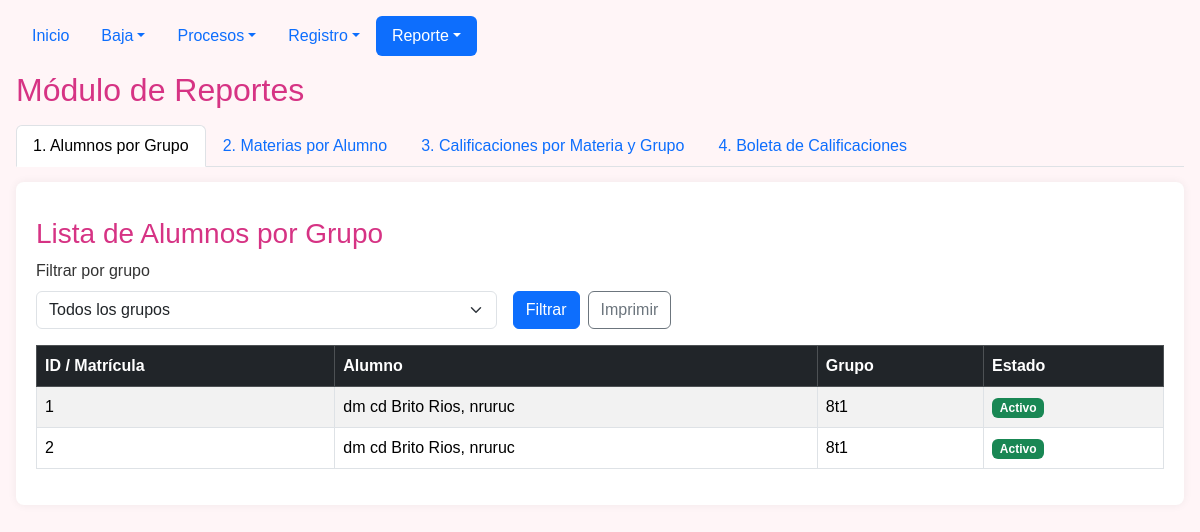
The app's page /Escuela/reportes/rep_general.php with its own data.
### tables this page shows
CREATE TABLE `alumnos` (
  `id` int(11) NOT NULL,
  `nombre` varchar(50) NOT NULL,
  `apaterno` varchar(50) NOT NULL,
  `amaterno` varchar(50) DEFAULT NULL,
  `dom` varchar(100) DEFAULT NULL,
  `mail` varchar(100) DEFAULT NULL,
  `tel` varchar(20) DEFAULT NULL,
  `id_grupo` varchar(50) DEFAULT NULL,
  `estatus` int(11) DEFAULT 1
);

### Escuela/reportes/rep_general.php (the view, shortened to what this page needs)
<?php
$servidor = "localhost";
$usuario  = "root";
$clave    = "";
$base     = "escuela";
$conexion = mysqli_connect($servidor, $usuario, $clave, $base);
mysqli_set_charset($conexion, "utf8mb4");
function obtener_esquema_rep($conexion, $tabla) {
    $cols = [];
    $pk = null;
    $res = mysqli_query($conexion, "SHOW COLUMNS FROM `{$tabla}`");
    if ($res) {
        while ($row = mysqli_fetch_assoc($res)) {
            $cols[] = $row["Field"];
            if ($row["Key"] === "PRI" && $pk === null) {
                $pk = $row["Field"];
            }
        }
    }
    return ["cols" => $cols, "pk" => $pk];
}
function primera_coincidencia($cols, $candidatos, $default = null) {
    foreach ($candidatos as $c) {
        if (in_array($c, $cols, true)) {
            return $c;
        }
    }
    return $default;
}
$esq_alumnos  = obtener_esquema_rep($conexion, "alumnos");
$esq_grupos   = obtener_esquema_rep($conexion, "grupos");
$pk_alu = primera_coincidencia($esq_alumnos["cols"], ["id_alumno", "id", "matricula"], "id_alumno");
$col_grp_alu = primera_coincidencia($esq_alumnos["cols"], ["id_grupo", "grupo", "id_grp"], "id_grupo");
$tiene_estatus_alu = in_array("estatus", $esq_alumnos["cols"], true);
$pk_grp = primera_coincidencia($esq_grupos["cols"], ["id_grupo", "id", "clave"], "id_grupo");
$col_nom_grp = primera_coincidencia($esq_grupos["cols"], ["nombre", "grupo", "clave", "descripcion"], $pk_grp);
$rep_activa     = isset($_GET["rep"]) ? $_GET["rep"] : "grp_alumnos";
$rows_alu_grupo = [];
$sql_ag = "
    SELECT a.*, g.`{$col_nom_grp}` AS nombre_grupo
    FROM alumnos a
    LEFT JOIN grupos g ON a.`{$col_grp_alu}` = g.`{$pk_grp}`
    WHERE 1=1
";
$sql_ag .= " ORDER BY a.`{$col_grp_alu}` ASC" . (in_array("apaterno", $esq_alumnos["cols"], true) ? ", a.apaterno, a.amaterno, a.nombre" : "");
$res_ag = mysqli_query($conexion, $sql_ag);
if ($res_ag) {
    while ($r = mysqli_fetch_assoc($res_ag)) {
        $rows_alu_grupo[] = $r;
    }
}
?>
<!DOCTYPE html>
<html lang="es">
<head>
    <link href="https://cdn.jsdelivr.net/npm/bootstrap@5.3.8/dist/css/bootstrap.min.css" rel="stylesheet" />
</head>
<body class="p-3 m-0">
    <div class="no-print">
        <ul class="nav nav-pills">
            <li class="nav-item">
                <a class="nav-link" href="../index.php">Inicio</a>
            </li>
            <li class="nav-item dropdown">
                <a class="nav-link dropdown-toggle" data-bs-toggle="dropdown" href="#" role="button" aria-expanded="false">Baja</a>
            </li>
            <li class="nav-item dropdown">
                <a class="nav-link dropdown-toggle" data-bs-toggle="dropdown" href="#" role="button" aria-expanded="false">Procesos</a>
            </li>
            <li class="nav-item dropdown">
                <a class="nav-link dropdown-toggle" data-bs-toggle="dropdown" href="#" role="button" aria-expanded="false">Registro</a>
            </li>
            <li class="nav-item dropdown">
                <a class="nav-link dropdown-toggle active" data-bs-toggle="dropdown" href="#" role="button" aria-expanded="false">Reporte</a>
            </li>
        </ul>
    </div>
    <h2>Módulo de Reportes</h2>
    <ul class="nav nav-tabs mt-3 no-print">
        <li class="nav-item">
            <a class="nav-link <?= $rep_activa === 'grp_alumnos' ? 'active' : '' ?>" href="?rep=grp_alumnos">
                1. Alumnos por Grupo
            </a>
        </li>
        <li class="nav-item">
            <a class="nav-link <?= $rep_activa === 'mat_alumno' ? 'active' : '' ?>" href="?rep=mat_alumno">
                2. Materias por Alumno
            </a>
        </li>
        <li class="nav-item">
            <a class="nav-link <?= $rep_activa === 'cal_mg' ? 'active' : '' ?>" href="?rep=cal_mg">
                3. Calificaciones por Materia y Grupo
            </a>
        </li>
        <li class="nav-item">
            <a class="nav-link <?= $rep_activa === 'boleta' ? 'active' : '' ?>" href="?rep=boleta">
                4. Boleta de Calificaciones
            </a>
        </li>
    </ul>
    <div class="rep-card">
        <?php if ($rep_activa === 'grp_alumnos'): ?>
            <h3>Lista de Alumnos por Grupo</h3>
            <form method="GET" action="rep_general.php" class="row g-3 mb-3 no-print">
                <div class="col-md-5">
                    <label for="fg" class="form-label">Filtrar por grupo</label>
                    <select name="id_grupo" id="fg" class="form-select">
                        <option value="">Todos los grupos</option>
                    </select>
                </div>
                <div class="col-md-4 d-flex align-items-end gap-2">
                    <button type="submit" class="btn btn-primary">Filtrar</button>
                    <button type="button" class="btn btn-outline-secondary" onclick="window.print()">Imprimir</button>
                </div>
            </form>
            <table class="table table-bordered table-striped">
                <thead class="table-dark">
                    <tr>
                        <th>ID / Matrícula</th>
                        <th>Alumno</th>
                        <th>Grupo</th>
                        <?php if ($tiene_estatus_alu): ?><th>Estado</th><?php endif; ?>
                    </tr>
                </thead>
                <tbody>
                    <?php if (count($rows_alu_grupo) > 0): ?>
                        <?php foreach ($rows_alu_grupo as $r): ?>
                            <?php
                            $nomA = trim(($r["apaterno"] ?? "") . " " . ($r["amaterno"] ?? "") . ", " . ($r["nombre"] ?? ""));
                            $grpTxt = ($r[$col_grp_alu] ?? "") . (!empty($r["nombre_grupo"]) ? " — " . $r["nombre_grupo"] : "");
                            ?>
                            <tr>
                                <td><?= htmlspecialchars((string)($r[$pk_alu] ?? ""), ENT_QUOTES, 'UTF-8') ?></td>
                                <td><?= htmlspecialchars($nomA, ENT_QUOTES, 'UTF-8') ?></td>
                                <td><?= htmlspecialchars($grpTxt !== "" ? $grpTxt : "Sin grupo", ENT_QUOTES, 'UTF-8') ?></td>
                                <?php if ($tiene_estatus_alu): ?>
                                    <td><?= ((int)$r["estatus"] === 1) ? '<span class="badge bg-success">Activo</span>' : '<span class="badge bg-secondary">Baja</span>' ?></td>
                                <?php endif; ?>
                            </tr>
                        <?php endforeach; ?>
                    <?php else: ?>
                        <tr><td colspan="<?= $tiene_estatus_alu ? 4 : 3 ?>" class="text-center text-muted">No hay alumnos para este filtro.</td></tr>
                    <?php endif; ?>
                </tbody>
            </table>
        <?php endif; ?>
    </div>
</body>
</html>

### Escuela/reportes/rep_general.php (style rules this page uses)
body { font-family: Arial, sans-serif; margin: 20px; background: #fff5f7; color: #333; }
h2, h3 { color: #d63384; margin-top: 15px; }
.rep-card { background: #fff; padding: 20px; border-radius: 8px; box-shadow: 0 0 10px rgba(0,0,0,0.06); margin-top: 15px; }

### records on screen
alumnos: pk_alu "1", nomA "dm cd Brito Rios, nruruc", grpTxt "8t1", estatus "Activo"
alumnos: pk_alu "2", nomA "dm cd Brito Rios, nruruc", grpTxt "8t1", estatus "Activo"
